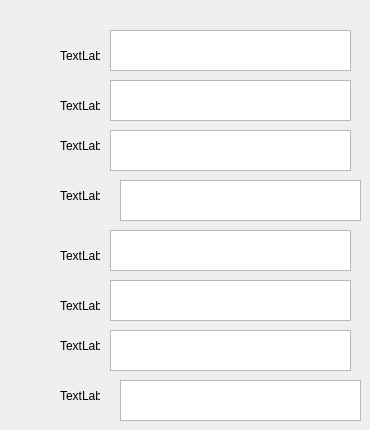
      <widget class="QWidget" name="import_2">
       <attribute name="title">
        <string>导入表</string>
       </attribute>
       <widget class="QTextBrowser" name="textBrowser_61">
        <property name="geometry">
         <rect>
          <x>110</x>
          <y>330</y>
          <width>241</width>
          <height>41</height>
         </rect>
        </property>
       </widget>
       <widget class="QTextBrowser" name="textBrowser_62">
        <property name="geometry">
         <rect>
          <x>110</x>
          <y>280</y>
          <width>241</width>
          <height>41</height>
         </rect>
        </property>
       </widget>
       <widget class="QTextBrowser" name="textBrowser_63">
        <property name="geometry">
         <rect>
          <x>120</x>
          <y>380</y>
          <width>241</width>
          <height>41</height>
         </rect>
        </property>
       </widget>
       <widget class="QTextBrowser" name="textBrowser_64">
        <property name="geometry">
         <rect>
          <x>110</x>
          <y>30</y>
          <width>241</width>
          <height>41</height>
         </rect>
        </property>
       </widget>
       <widget class="QTextBrowser" name="textBrowser_65">
        <property name="geometry">
         <rect>
          <x>110</x>
          <y>80</y>
          <width>241</width>
          <height>41</height>
         </rect>
        </property>
       </widget>
       <widget class="QTextBrowser" name="textBrowser_66">
        <property name="geometry">
         <rect>
          <x>120</x>
          <y>180</y>
          <width>241</width>
          <height>41</height>
         </rect>
        </property>
       </widget>
       <widget class="QTextBrowser" name="textBrowser_67">
        <property name="geometry">
         <rect>
          <x>110</x>
          <y>230</y>
          <width>241</width>
          <height>41</height>
         </rect>
        </property>
       </widget>
       <widget class="QTextBrowser" name="textBrowser_68">
        <property name="geometry">
         <rect>
          <x>110</x>
          <y>130</y>
          <width>241</width>
          <height>41</height>
         </rect>
        </property>
       </widget>
       <widget class="QLabel" name="label_89">
        <property name="geometry">
         <rect>
          <x>60</x>
          <y>50</y>
          <width>40</width>
          <height>12</height>
         </rect>
        </property>
        <property name="text">
         <string>TextLabel</string>
        </property>
       </widget>
       <widget class="QLabel" name="label_90">
        <property name="geometry">
         <rect>
          <x>60</x>
          <y>390</y>
          <width>40</width>
          <height>12</height>
         </rect>
        </property>
        <property name="text">
         <string>TextLabel</string>
        </property>
       </widget>
       <widget class="QLabel" name="label_91">
        <property name="geometry">
         <rect>
          <x>60</x>
          <y>300</y>
          <width>40</width>
          <height>12</height>
         </rect>
        </property>
        <property name="text">
         <string>TextLabel</string>
        </property>
       </widget>
       <widget class="QLabel" name="label_92">
        <property name="geometry">
         <rect>
          <x>60</x>
          <y>100</y>
          <width>40</width>
          <height>12</height>
         </rect>
        </property>
        <property name="text">
         <string>TextLabel</string>
        </property>
       </widget>
       <widget class="QLabel" name="label_93">
        <property name="geometry">
         <rect>
          <x>60</x>
          <y>340</y>
          <width>40</width>
          <height>12</height>
         </rect>
        </property>
        <property name="text">
         <string>TextLabel</string>
        </property>
       </widget>
       <widget class="QLabel" name="label_94">
        <property name="geometry">
         <rect>
          <x>60</x>
          <y>190</y>
          <width>40</width>
          <height>12</height>
         </rect>
        </property>
        <property name="text">
         <string>TextLabel</string>
        </property>
       </widget>
       <widget class="QLabel" name="label_95">
        <property name="geometry">
         <rect>
          <x>60</x>
          <y>140</y>
          <width>40</width>
          <height>12</height>
         </rect>
        </property>
        <property name="text">
         <string>TextLabel</string>
        </property>
       </widget>
       <widget class="QLabel" name="label_96">
        <property name="geometry">
         <rect>
          <x>60</x>
          <y>250</y>
          <width>40</width>
          <height>12</height>
         </rect>
        </property>
        <property name="text">
         <string>TextLabel</string>
        </property>
       </widget>
      </widget>
